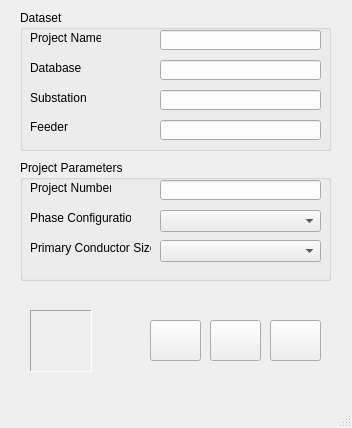
<?xml version="1.0" encoding="UTF-8"?>
<ui version="4.0">
 <class>frmAdLine</class>
 <widget class="QMainWindow" name="frmAdLine">
  <property name="geometry">
   <rect>
    <x>0</x>
    <y>0</y>
    <width>352</width>
    <height>428</height>
   </rect>
  </property>
  <property name="windowTitle">
   <string>Add Line</string>
  </property>
  <property name="windowIcon">
   <iconset resource="../Resources/FormIcons/resources.qrc">
    <normaloff>:/plugins/ElectricSystems/Resources/FormIcons/AddLine.png</normaloff>:/plugins/ElectricSystems/Resources/FormIcons/AddLine.png</iconset>
  </property>
  <widget class="QWidget" name="centralwidget">
   <widget class="QLineEdit" name="txtPro">
    <property name="geometry">
     <rect>
      <x>160</x>
      <y>30</y>
      <width>161</width>
      <height>20</height>
     </rect>
    </property>
   </widget>
   <widget class="QLineEdit" name="txtPBS">
    <property name="geometry">
     <rect>
      <x>160</x>
      <y>60</y>
      <width>161</width>
      <height>20</height>
     </rect>
    </property>
   </widget>
   <widget class="QLineEdit" name="txtSub">
    <property name="geometry">
     <rect>
      <x>160</x>
      <y>90</y>
      <width>161</width>
      <height>20</height>
     </rect>
    </property>
   </widget>
   <widget class="QLineEdit" name="txtFed">
    <property name="geometry">
     <rect>
      <x>160</x>
      <y>120</y>
      <width>161</width>
      <height>20</height>
     </rect>
    </property>
   </widget>
   <widget class="QLineEdit" name="txtProNum">
    <property name="geometry">
     <rect>
      <x>160</x>
      <y>180</y>
      <width>161</width>
      <height>20</height>
     </rect>
    </property>
   </widget>
   <widget class="QComboBox" name="cmbConPhase">
    <property name="geometry">
     <rect>
      <x>160</x>
      <y>210</y>
      <width>161</width>
      <height>22</height>
     </rect>
    </property>
   </widget>
   <widget class="QComboBox" name="cmbConSize">
    <property name="geometry">
     <rect>
      <x>160</x>
      <y>240</y>
      <width>161</width>
      <height>22</height>
     </rect>
    </property>
   </widget>
   <widget class="QPushButton" name="cmdOK">
    <property name="geometry">
     <rect>
      <x>150</x>
      <y>320</y>
      <width>51</width>
      <height>41</height>
     </rect>
    </property>
    <property name="text">
     <string/>
    </property>
    <property name="icon">
     <iconset resource="../Resources/FormIcons/resources.qrc">
      <normaloff>:/plugins/ElectricSystems/Resources/FormIcons/formaccept.png</normaloff>:/plugins/ElectricSystems/Resources/FormIcons/formaccept.png</iconset>
    </property>
    <property name="iconSize">
     <size>
      <width>32</width>
      <height>32</height>
     </size>
    </property>
   </widget>
   <widget class="QPushButton" name="cmdHelp">
    <property name="geometry">
     <rect>
      <x>210</x>
      <y>320</y>
      <width>51</width>
      <height>41</height>
     </rect>
    </property>
    <property name="text">
     <string/>
    </property>
    <property name="icon">
     <iconset resource="../Resources/FormIcons/resources.qrc">
      <normaloff>:/plugins/ElectricSystems/Resources/FormIcons/basichelp.png</normaloff>:/plugins/ElectricSystems/Resources/FormIcons/basichelp.png</iconset>
    </property>
    <property name="iconSize">
     <size>
      <width>32</width>
      <height>32</height>
     </size>
    </property>
   </widget>
   <widget class="QPushButton" name="cmdClose">
    <property name="geometry">
     <rect>
      <x>270</x>
      <y>320</y>
      <width>51</width>
      <height>41</height>
     </rect>
    </property>
    <property name="text">
     <string/>
    </property>
    <property name="icon">
     <iconset resource="../Resources/FormIcons/resources.qrc">
      <normaloff>:/plugins/ElectricSystems/Resources/FormIcons/basicexit.png</normaloff>:/plugins/ElectricSystems/Resources/FormIcons/basicexit.png</iconset>
    </property>
    <property name="iconSize">
     <size>
      <width>32</width>
      <height>32</height>
     </size>
    </property>
   </widget>
   <widget class="QLabel" name="label">
    <property name="geometry">
     <rect>
      <x>30</x>
      <y>30</y>
      <width>71</width>
      <height>16</height>
     </rect>
    </property>
    <property name="text">
     <string>Project Name</string>
    </property>
   </widget>
   <widget class="QLabel" name="label_2">
    <property name="geometry">
     <rect>
      <x>30</x>
      <y>60</y>
      <width>51</width>
      <height>16</height>
     </rect>
    </property>
    <property name="text">
     <string>Database</string>
    </property>
   </widget>
   <widget class="QLabel" name="label_3">
    <property name="geometry">
     <rect>
      <x>30</x>
      <y>90</y>
      <width>61</width>
      <height>16</height>
     </rect>
    </property>
    <property name="text">
     <string>Substation</string>
    </property>
   </widget>
   <widget class="QLabel" name="label_4">
    <property name="geometry">
     <rect>
      <x>30</x>
      <y>120</y>
      <width>46</width>
      <height>13</height>
     </rect>
    </property>
    <property name="text">
     <string>Feeder</string>
    </property>
   </widget>
   <widget class="QLabel" name="label_5">
    <property name="geometry">
     <rect>
      <x>30</x>
      <y>180</y>
      <width>81</width>
      <height>16</height>
     </rect>
    </property>
    <property name="text">
     <string>Project Number</string>
    </property>
   </widget>
   <widget class="QLabel" name="label_6">
    <property name="geometry">
     <rect>
      <x>30</x>
      <y>210</y>
      <width>101</width>
      <height>16</height>
     </rect>
    </property>
    <property name="text">
     <string>Phase Configuration</string>
    </property>
   </widget>
   <widget class="QLabel" name="label_7">
    <property name="geometry">
     <rect>
      <x>30</x>
      <y>240</y>
      <width>121</width>
      <height>16</height>
     </rect>
    </property>
    <property name="text">
     <string>Primary Conductor Size</string>
    </property>
   </widget>
   <widget class="QFrame" name="frame_2">
    <property name="geometry">
     <rect>
      <x>30</x>
      <y>310</y>
      <width>62</width>
      <height>62</height>
     </rect>
    </property>
    <property name="styleSheet">
     <string notr="true">image: url(:/plugins/ElectricSystems/Resources/FormIcons/basicnreca.png);</string>
    </property>
    <property name="frameShape">
     <enum>QFrame::Panel</enum>
    </property>
    <property name="frameShadow">
     <enum>QFrame::Sunken</enum>
    </property>
   </widget>
   <widget class="QGroupBox" name="groupBox">
    <property name="geometry">
     <rect>
      <x>20</x>
      <y>10</y>
      <width>311</width>
      <height>141</height>
     </rect>
    </property>
    <property name="title">
     <string>Dataset</string>
    </property>
   </widget>
   <widget class="QGroupBox" name="groupBox_2">
    <property name="geometry">
     <rect>
      <x>20</x>
      <y>160</y>
      <width>311</width>
      <height>121</height>
     </rect>
    </property>
    <property name="title">
     <string>Project Parameters</string>
    </property>
   </widget>
  </widget>
  <widget class="QMenuBar" name="menubar">
   <property name="geometry">
    <rect>
     <x>0</x>
     <y>0</y>
     <width>352</width>
     <height>21</height>
    </rect>
   </property>
  </widget>
  <widget class="QStatusBar" name="statusbar"/>
 </widget>
 <resources>
  <include location="../Resources/FormIcons/resources.qrc"/>
 </resources>
 <connections/>
</ui>
